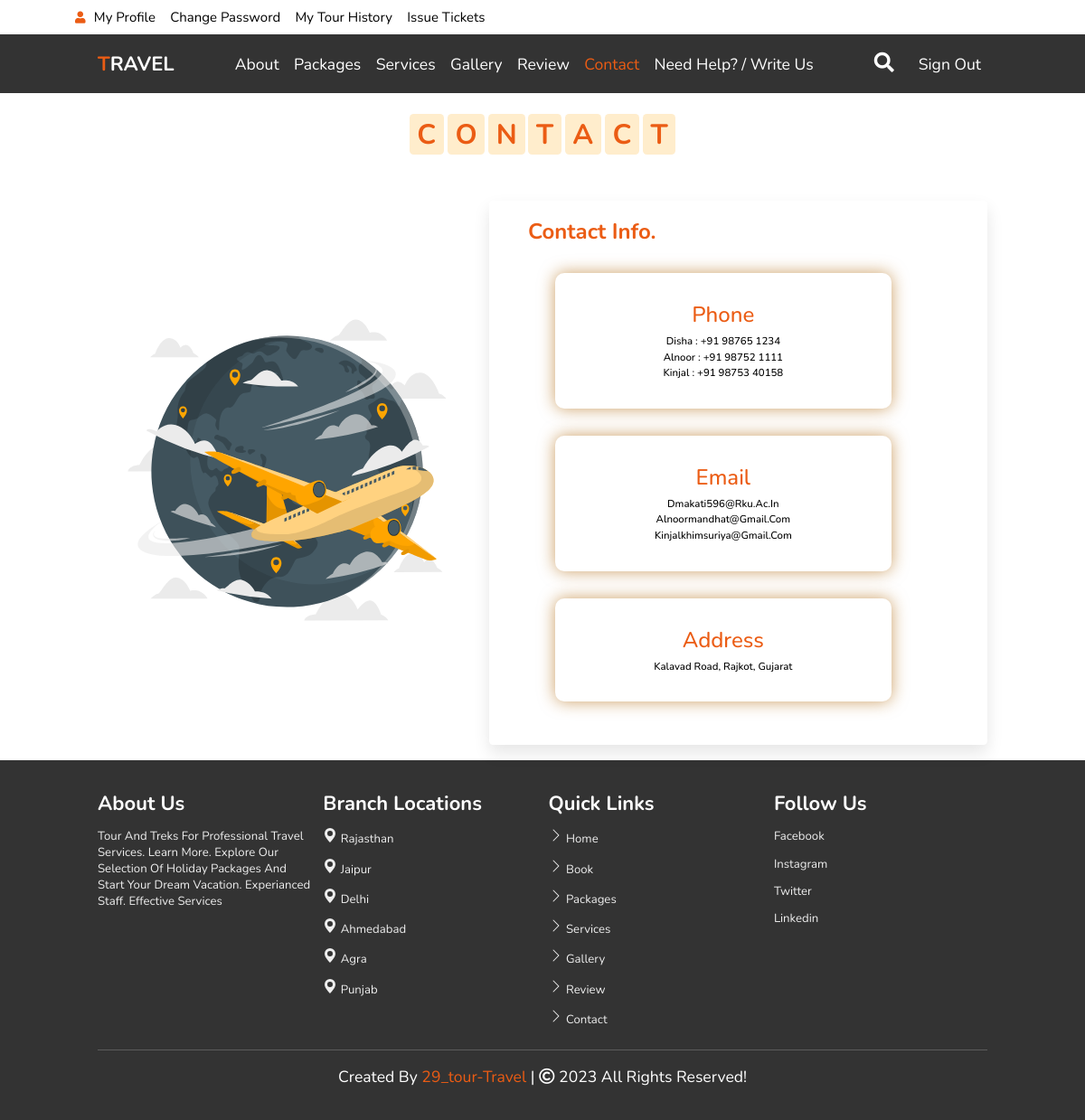
Screenshot of /login/contact.php (signed in) with the database file from the repository.
### tables this page shows
CREATE TABLE `contact` (
  `id` int(11) NOT NULL,
  `phoneno` varchar(50) NOT NULL,
  `email` varchar(50) NOT NULL,
  `status` varchar(50) NOT NULL DEFAULT 'Active'
);

CREATE TABLE `contact_add` (
  `address` varchar(255) NOT NULL
);

### login/contact.php (the view)
<?php
include_once("header.php");
include_once("conection.php");
?>
<section class="contact" id="contact">
    <h1 class="heading">
        <span>c</span>
        <span>o</span>
        <span>n</span>
        <span>t</span>
        <span>a</span>
        <span>c</span>
        <span>t</span>
    </h1>
    <div class="row">
        <div class="image">
            <img src="contact-img.svg" alt="">
        </div>
<form action="">
        <div class="contact container">
      <div>
        <h1 class="section-title" style="color:#eb5c14;font-size:24px;">Contact <span>info.</span></h1>
      </div>
      <div class="contact-items">
        <div class="contact-item">
          <div class="contact-info">
            <h1 style="color:#eb5c14;font-size:24px;">Phone</h1>
            <?php
$sql="select * from contact where status='Active'";
$r=mysqli_query($con,$sql);
while($a=mysqli_fetch_array($r))
{
  ?>
            <h2><?php echo $a[1]; ?></h2>
            <?php
}
?>
          </div>
        </div>
        <div class="contact-item">
          <div class="contact-info">
            <h1 style="color:#eb5c14;font-size:24px;">Email</h1>
            <?php
$sql="select * from contact";
$r=mysqli_query($con,$sql);
while($a=mysqli_fetch_array($r))
{
  ?>
            <h2><?php echo $a[2]; ?></h2>
            <?php
}
?>
          </div>
        </div>
        <div class="contact-item">
          <div class="contact-info">
          <h1 style="color:#eb5c14;font-size:24px;">Address</h1>
            <?php
            $sql2="select * from contact_add";
$r2=mysqli_query($con,$sql2);
while($arr=mysqli_fetch_array($r2))
{
?>
            <h2><?php echo $arr[0]; ?></h2>
            <?php
}
?>
          </div>
        </div>
      </div>
    </div>
</form>
    </div>
</section>
<?php
include_once("footer.php");
?>
</body>
</html>

### login/style1.css (style rules this page uses)
:root { --orange:#eb5c14; }
* { font-family: 'Nunito', sans-serif; margin:0; padding:0; box-sizing: border-box; text-transform: capitalize; outline: none; border:none; text-decoration: none; transition: all .2s linear; }
html { font-size: 62.5%; overflow-x: hidden; scroll-padding-top: 6rem; scroll-behavior: smooth; }
section { padding:2rem 9%; }
.heading { text-align: center; padding:6.0rem; padding-top:12.5rem ; }
.heading span { font-size: 3.5rem; background:rgba(255, 165, 0,.2); color:var(--orange); border-radius: .5rem; padding:.2rem 1rem; }
.contact .row { display: flex; flex-wrap: wrap; gap:1.5rem; align-items: center; }
.contact .row .image { flex:1 1 35rem; }
.contact .row .image img { width:100%; }
.contact .row form { flex:1 1 50rem; padding:2rem; box-shadow: 0 1rem 2rem rgba(0,0,0,.1); border-radius: .5rem; }
#contact .contact { flex-direction: column; max-width: 1200px; margin: 0 auto; width: 90%; }
#contact .contact-items { width: 100%; }
#contact .contact-item { width: 80%; padding: 20px; text-align: center; border-radius: 10px; padding: 30px; margin: 30px; display: flex; justify-content: center; align-items: center; flex-direction: column; box-shadow: 0px 0px 18px 0 #b36f17a8; transition: 0.3s ease box-shadow; }
#contact .contact-info h1 { font-size: 2.5rem; font-weight: 500; margin-bottom: 5px; }
#contact .contact-info h2 { font-size: 1.3rem; line-height: 2rem; font-weight: 500; }
@media (max-width:1200px) { html { font-size: 55%; } }

### rows the page displays
contact: phoneno "Disha : +91 98765 1234", email "Dmakati596@rku.ac.in"
contact: phoneno "Alnoor : +91 98752 1111", email "Alnoormandhat@gmail.com"
contact: phoneno "Kinjal : +91 98753 40158", email "Kinjalkhimsuriya@gmail.com"
contact_add: address "Kalavad Road, Rajkot, Gujarat"
